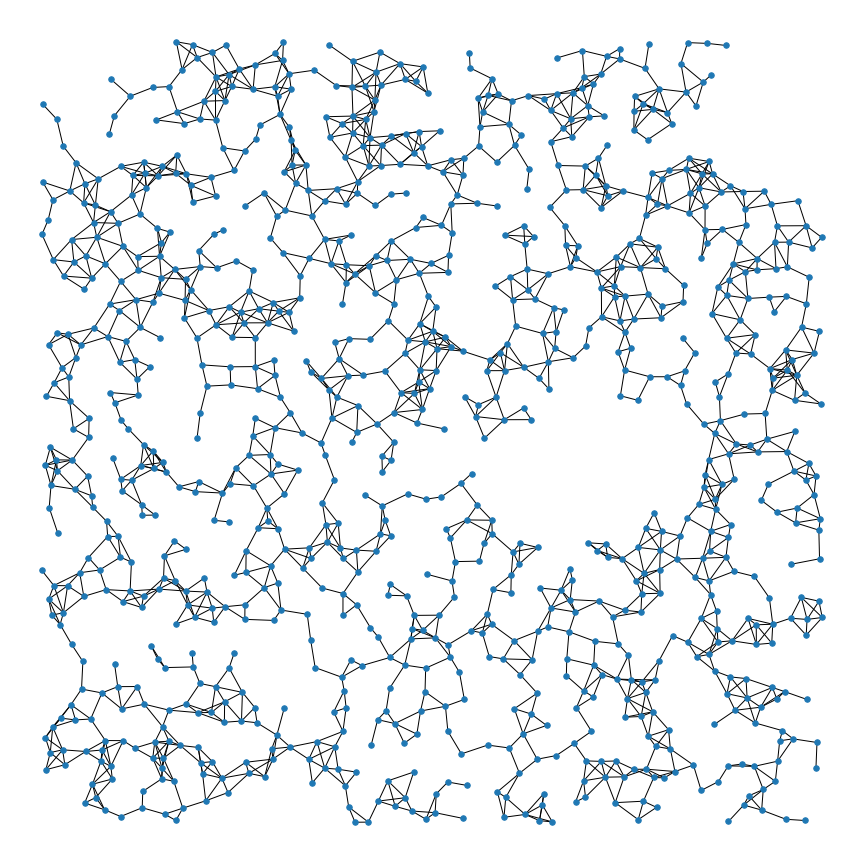
#> input picture Program/data_4.png, 864 x 864 px
$ python -i test_5.py   (imports and definitions only)
#> lines starting #> are read from the running program, lines starting #| are printed output that depends on the picture; after the words box and inside, x2 and y2 are one past the last pixel; in counts of white or black regions, pixels touching at a corner belong together
"""
Created on Sun Nov  3 18:48:43 2019

@author:     Ng Kim Hou
@Student ID: DB625369
@Description:


2019_UM_FST_CPS_FYP_Hole Detection in Sensor Network Project
FYP_03_11_2019
@author:     Ng Kim Hou
@Student ID: DB625369
@Description:
1. Input the network data by using CNCAHNetGenerator
2. Draw the network form the data
3. Using OpenCV find the hole
4. Find all nodes in all holes
"""

import numpy as np
import cv2
import matplotlib.pyplot as plt


results_img = np.zeros((2100,2100, 3), np.uint8) #create a gray img
img = np.full((2100, 2100, 3), 255 ,np.uint8) #create a img
mask = np.zeros(cv2.cvtColor(img.copy(),cv2.COLOR_BGR2GRAY).shape,np.uint8)
#img_1 = cv2.imread('data_5.png')


fname = 'data_4' #The data file name
out_format = '.png' #The output image format

#The node and edge attributes
all_nodes = []
all_edges = []


#The size of Hole
area_min = 100000
all_holes = []
d = -4.99 #The distance which between the nodes and hole


#Read data file
def Read_data(fname):
    data_list = [] #The data list
    num_nodes = int
    all_nodes = []
    num_edges = int
    all_edges = []
    data_f = open(fname, 'r')
    for line in data_f.readlines():
        data_list.append(line.strip())

    num_nodes = int (data_list.pop(0)) #Pop out the number of nodes
    #Get all the number node coordinate
    for i in range (0,num_nodes):
        node = data_list.pop(0) #Pop out the node coordinate
        node = node.split()
        node.pop(0) #Pop out the node index
        all_nodes.append((int(float (node[0])*2000.0+50.0),int(float (node[1])*2000.0+50.0))) #(X, Y)
    num_edges = int (data_list.pop(0)) #Pop out the number of edges
    #Get all the edge
    for i in range (0,num_edges):
        edge = data_list.pop(0) #Pop out the edge connection
        edge = edge.split()
        all_edges.append([int(edge[0]),int(edge[1])]) #(point 1, point 2)
    data_f.close
    return all_nodes,all_edges


def Hole_label(img,hole,t = "Hole"):
    M = cv2.moments(hole)
    cX = int(M['m10'] / M['m00'])
    cY = int(M['m01'] / M['m00'])
    cv2.putText(img,str(t), (cX,cY),cv2.FONT_HERSHEY_SIMPLEX, 2,(240,240,240),3,cv2.LINE_AA)
    return img

#Draw all the nodes
def Draw_AllNodes(img,all_nodes,color = (255,255,0),thickness=-1,lineType=0,shift=0):
    for i in range (0,int(len(all_nodes))):
        cv2.circle(img, all_nodes[i], 8,color,thickness,lineType,shift)  #Add the node result
    return img

#Draw all the edges
def Draw_Alledges(img,all_nodes,all_edges,color = (100,0,100),thickness=3,lineType=8,shift=0):
    for i in range (0,int(len(all_edges))):
        cv2.line(img, all_nodes[all_edges[i][0]], all_nodes[all_edges[i][1]],color,thickness, lineType, shift)
    return img

#Draw one hole
def Draw_Hole(img,hole,color_1 = (100,205,40),color_2 = (0,0,255),thickness=3,lineType=8,shift=0):
    cv2.drawContours(img,hole,-1,color_1,-1)
    cv2.drawContours(img,hole,-1,color_2,1,cv2.LINE_AA)
    return img


#Draw all the holes
def Draw_AllHoles(img,all_holes,color_1 = (100,205,40),color_2 = (0,0,255),thickness=3,shift=0,label = False):
    for i in range (0,int(len(all_holes))):
        hole = []
        hole.append(all_holes[i])
        img = Draw_Hole(img,hole,color_1,color_2,thickness,shift)
        if (label == True):
            Hole_label(img,all_holes[i],str(i+1))
    return img

#Find the nodes of hole
def Find_HoleNodes(hole,all_nodes,img = " ",color = (0,200,0),thickness = 3,label = False):
    nodes_lst = []  #The nodes of hole
    a = 0.0       #The return value of distance which between the nodes and hole in the image
    for i in range (len(all_nodes)):
        a = cv2.pointPolygonTest(hole,all_nodes[i],True)
        if (a >= d):
            nodes_lst.append(i)
            if (label == True):
                    cv2.circle(img, all_nodes[i], 14,color,thickness)  #Add the node result
    return nodes_lst

#Find all the nodes of holes
def Find_AllHolesNodes(all_holes,all_nodes,img = " ",color = (0,200,200),thickness = 3,label = False):
    holes_nodes = []  #The nodes of hole
    for i in range (0,int(len(all_holes))):
        holes_nodes.append(Find_HoleNodes(all_holes[i],all_nodes,img,color,thickness,label))
        if (label == True):
            print("The Hole %s:    Number of Nodes:%s"%(i+1,len(holes_nodes)))
        print("Node:%s"%(holes_nodes[i][:]))
    return holes_nodes,img

#Find the hole in Image Processing
def Find_holesIP(img):
    #Create the gray Image for Image Processing
    imgray = cv2.cvtColor(img.copy(),cv2.COLOR_BGR2GRAY)
    _,binary = cv2.threshold(imgray.copy(),254,255,2)
    holes,_ = cv2.findContours(binary,cv2.RETR_LIST,cv2.CHAIN_APPROX_NONE)
    holes = sorted(holes, key=cv2.contourArea)

    #Find the hole in the network
    for i in range(len(holes)-1):
        holeN_lst = []
        holeN_lst = Find_HoleNodes(holes[i],all_nodes)
        if(len(holeN_lst) > 3): #The in the range of Area
            all_holes.append(holes[i])
            continue
    return img,all_holes

#Main Program:


# [1 line that did not run here, left out]

#Add all the edges
# [1 line not run here, left out]
#Find the hole in Image Processing
results_img = Find_holesIP(results_img)


results_img = img.copy()
# [11 lines not run here, left out]
#Find_AllHolesNodes(all_holes,all_nodes,results_img,label = True)

'''  #Find all nodes in a Hole
#find the node of node:
mask_1 = np.zeros(img.shape, dtype='uint8')
Draw_AllHoles(mask_1,all_holes,label = True)
Draw_Alledges(mask_1,all_nodes,all_edges,(252, 121, 120),2,lineType = cv2.LINE_AA)
Draw_AllNodes(mask_1,all_nodes,(94,0,183),lineType= cv2.LINE_AA)
holes_nodes  = Find_AllHolesNodes(all_holes,all_nodes)

for i in range(0,len(holes_nodes)):
    print("The Hole %s:    Number of Nodes:%s"%(i+1,len(holes_nodes)))
    print("Node:%s"%(holes_nodes[i][:]))

plt.figure(num='Hole Detection in Sensor Network Project',
           figsize=(30,20),
           dpi=80)
plt.imshow(mask_1),plt.title('The Holes:'),plt.axis('off')
'''
#Save result Image
# [11 lines not run here, left out]


data_info =str("Number of Nodes:"+str(len(all_nodes))+
               "\nNumber of Edges:"+str(len(all_edges))+
                "\nTotal Holes:" + str(len(all_holes))+
                "\nThe Area of Holes Size:" + str(area_min)+
                "\nThe Holes:" + str(len(all_holes))+
                "\nThe image Size:" + str(img.shape))
# [8 lines not run here, left out]

>>> import cv2
>>> picture = cv2.imread('data_4.png')
#> picture is the input picture: shape (864, 864, 3); mean B, G, R 241.9, 239.3, 235.3
>>> result = Find_holesIP(picture)
#> in Find_holesIP (call 2), `imgray = cv2.cvtColor(img.copy(),cv2.COLOR_BGR2GRAY)`:
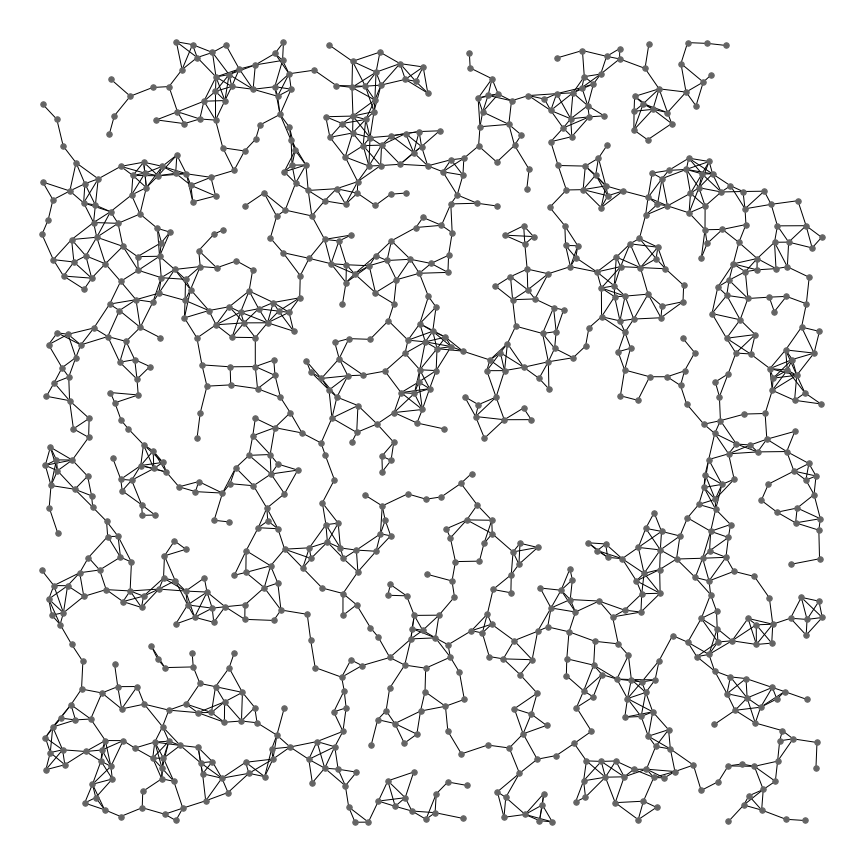
#> imgray: shape (864, 864); min 0, max 255, mean 238.4
#> in Find_holesIP (call 2), `holes,_ = cv2.findContours(binary,cv2.RETR_LIST,cv2.CHAIN_APPROX_NONE)`: holes = 24 contours, 23 with area under 20; largest, box (x1, y1, x2, y2) and area: (0, 0, 864, 864) 744769
#> the loop in Find_holesIP (call 2), `for i in range(len(holes)-1):` made 23 passes
#> after the loop in Find_holesIP (call 2), `for i in range(len(holes)-1):`: all_holes = []

$ run again, on Program/data_1.png
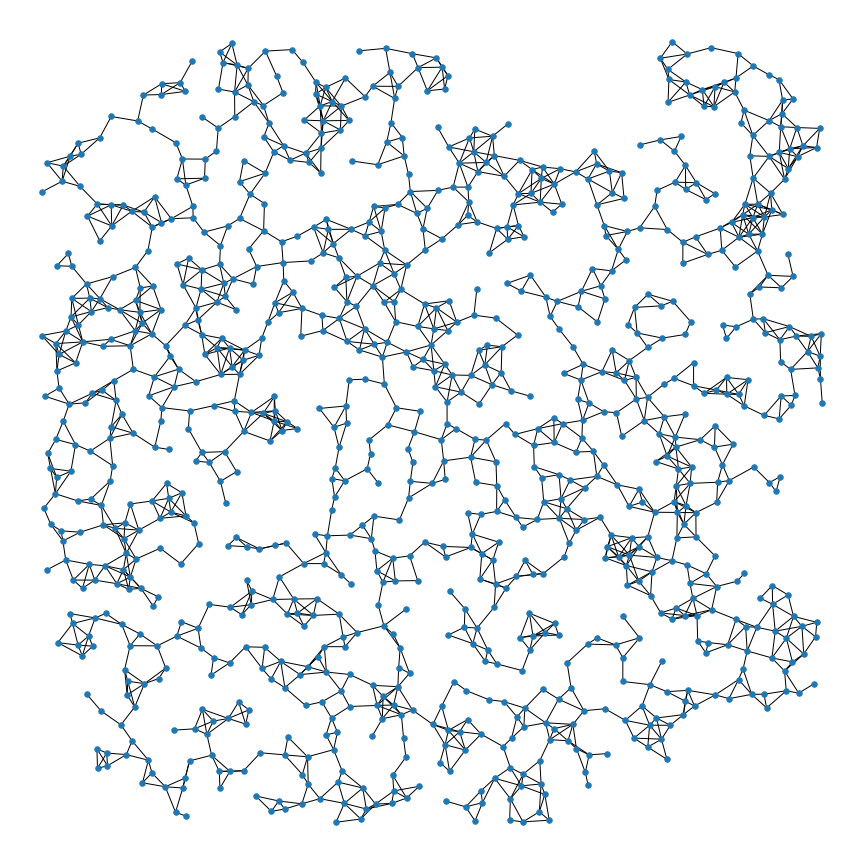
#> input picture Program/data_1.png, 864 x 864 px
#> picture is the input picture: shape (864, 864, 3); mean B, G, R 242.6, 239.9, 235.9
#> in Find_holesIP (call 2), `imgray = cv2.cvtColor(img.copy(),cv2.COLOR_BGR2GRAY)`:
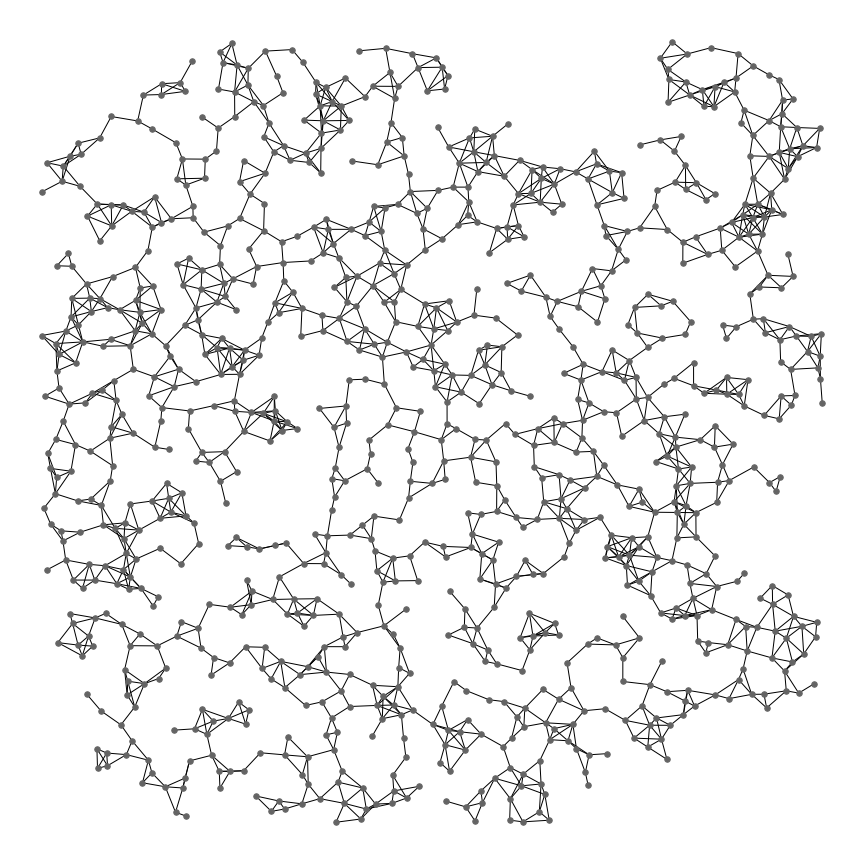
#> imgray: shape (864, 864); min 0, max 255, mean 239
#> holes = 25 contours, 24 with area under 20; largest, box (x1, y1, x2, y2) and area: (0, 0, 864, 864) 744769
#> the loop in Find_holesIP (call 2), `for i in range(len(holes)-1):` made 24 passes
#> after the loop in Find_holesIP (call 2), `for i in range(len(holes)-1):`: all_holes = []

$ run again, on Program/data_2.png
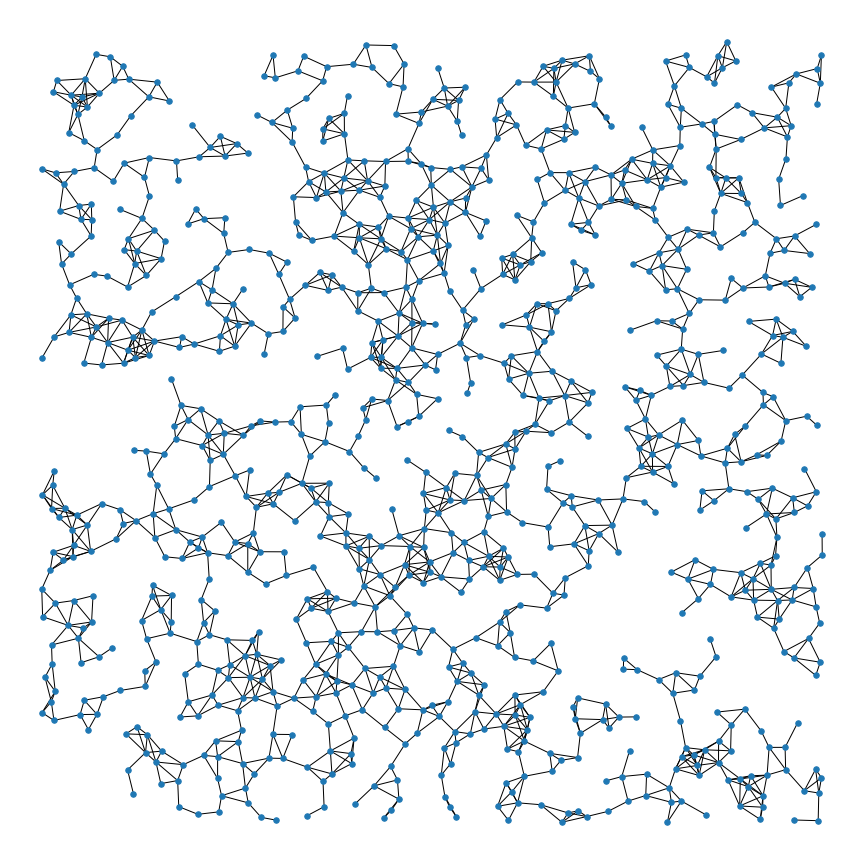
#> input picture Program/data_2.png, 864 x 864 px
#> picture is the input picture: shape (864, 864, 3); mean B, G, R 242.1, 239.5, 235.5
#> in Find_holesIP (call 2), `imgray = cv2.cvtColor(img.copy(),cv2.COLOR_BGR2GRAY)`:
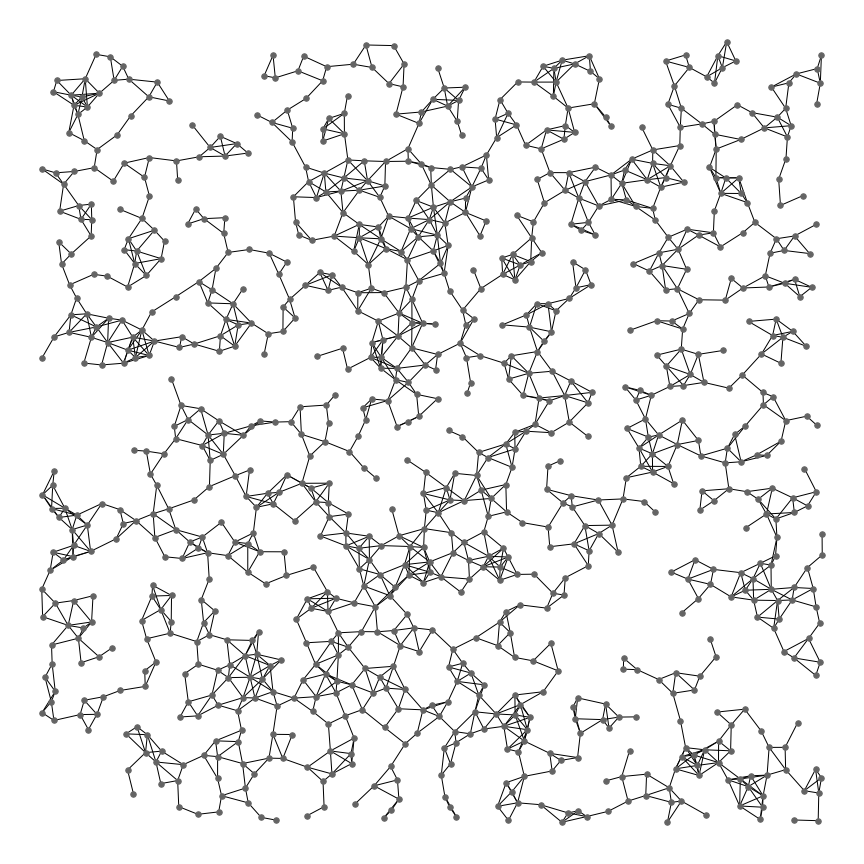
#> imgray: shape (864, 864); min 0, max 255, mean 238.6
#> holes = 21 contours, 20 with area under 20; largest, box (x1, y1, x2, y2) and area: (0, 0, 864, 864) 744769
#> the loop in Find_holesIP (call 2), `for i in range(len(holes)-1):` made 20 passes
#> after the loop in Find_holesIP (call 2), `for i in range(len(holes)-1):`: all_holes = []

$ run again, on Program/data_3.png
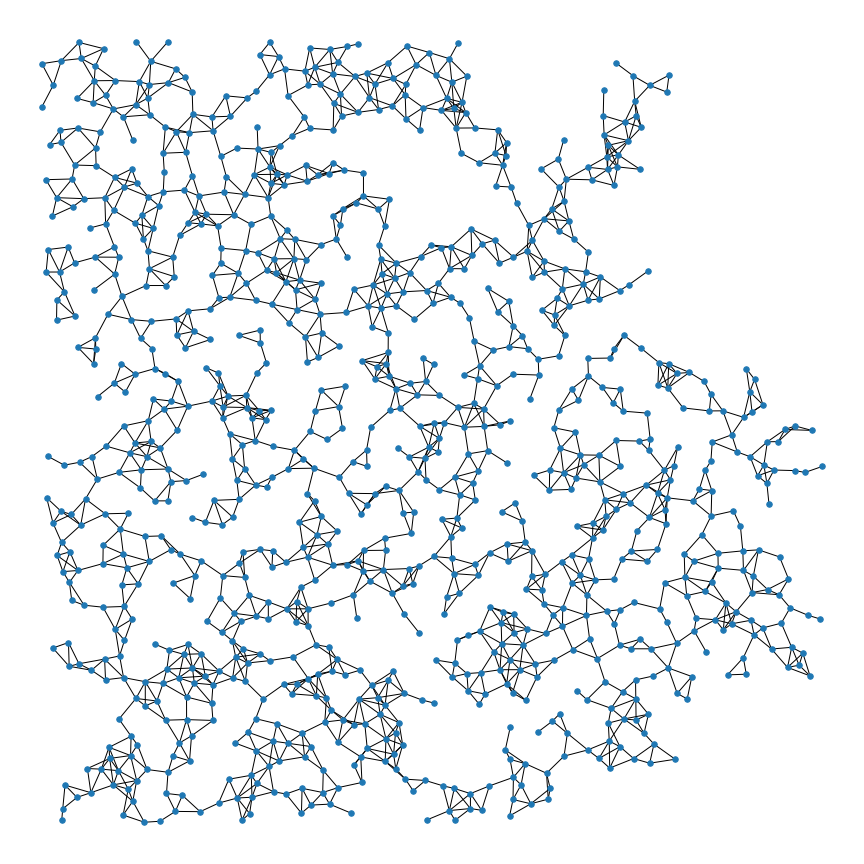
#> input picture Program/data_3.png, 864 x 864 px
#> picture is the input picture: shape (864, 864, 3); mean B, G, R 242.6, 239.9, 236
#> in Find_holesIP (call 2), `imgray = cv2.cvtColor(img.copy(),cv2.COLOR_BGR2GRAY)`:
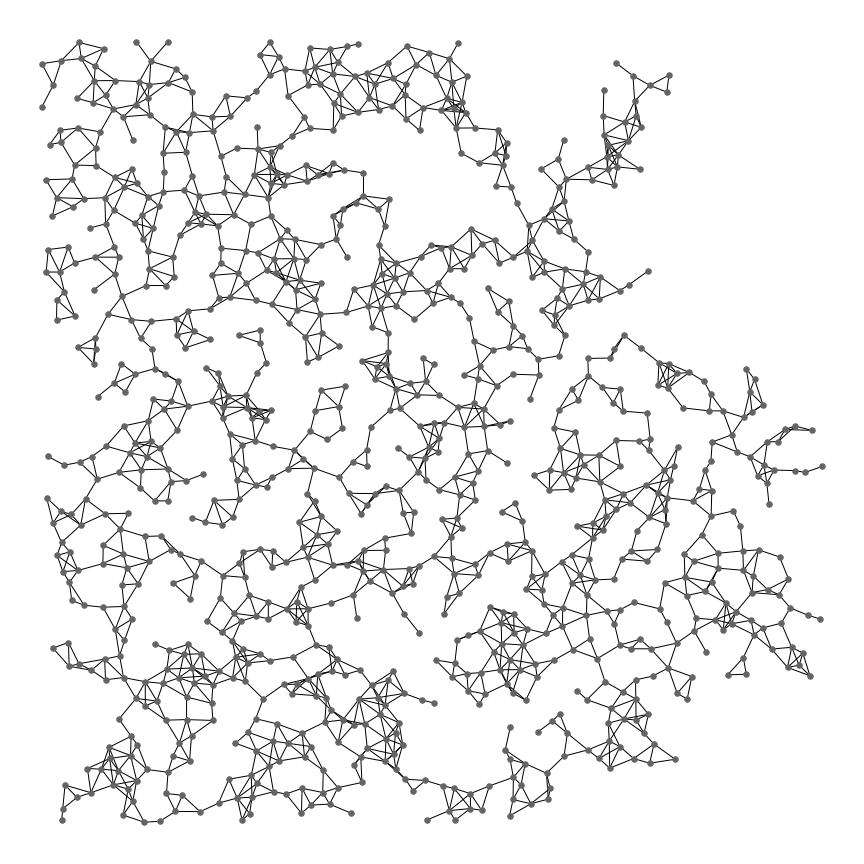
#> imgray: shape (864, 864); min 0, max 255, mean 239.1
#> holes = 17 contours, 16 with area under 20; largest, box (x1, y1, x2, y2) and area: (0, 0, 864, 864) 744769
#> the loop in Find_holesIP (call 2), `for i in range(len(holes)-1):` made 16 passes
#> after the loop in Find_holesIP (call 2), `for i in range(len(holes)-1):`: all_holes = []
